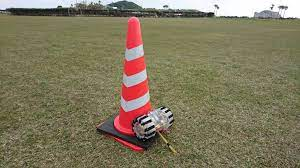
#> input picture red_cone_1.jpeg, 300 x 168 px
$ python -i red_detection.py   (imports and definitions only)
#> lines starting #> are read from the running program, lines starting #| are printed output that depends on the picture; after the words box and inside, x2 and y2 are one past the last pixel; in counts of white or black regions, pixels touching at a corner belong together
#> further down, picture is the input picture: shape (168, 300, 3); mean B, G, R 94.6, 120, 128.5
from matplotlib import image
import numpy as np
import cv2
from time import sleep
from PIL import Image
import matplotlib.pyplot as plt


#実際に用いる関数(sampleimage:取得した画像）
def main(sampleimage):

    Rotation = rot_get(center_get(sampleimage),size_get(sampleimage),4.8,4.5)
    Occupancy = occ_get(sampleimage)

    if Rotation != 'cannot find':
        return [Rotation, Occupancy]

    else:
        return [0,0]


# テスト関数(sampleimage:取得した画像, f_mm:焦点距離[mm], diagonal_mm:対角線[mm])
def test(sampleimage, f_mm, diagonal_mm):

    image_output(red_masks_get(sampleimage),'sample_red.jpg')
    image_output(gray_get(sampleimage),'sample_gray.jpg')
    image_output(binary_get(sampleimage),'sample_binary.jpg')
    center_output(sampleimage, 'sample_center.jpg', center_get(sampleimage))

    print('Size:', size_get(sampleimage))
    print('Occupancy:', occ_get(sampleimage)*100, '%')
    print('Center:',center_get(sampleimage))
    print('Rotation:',rot_get(center_get(sampleimage),size_get(sampleimage),f_mm,diagonal_mm))

# ESP32-CAM: f_mm = 4.8, diagonal_mm = 4.5
# iPhone11: f_mm = 13, diagonal_mm = 7.14


# 画像を出力する関数
def image_output(image_data,image_name):
    img_arrange = cv2.cvtColor(image_data, cv2.COLOR_BGR2RGB)  # グラフにするために形式変換
    plt.imshow(img_arrange)
    plt.savefig(image_name)  # 画像を出力する


# 重心座標と抽出画像を出力する関数
def center_output(sampleimage, image_name, center):
    img_arrange = cv2.cvtColor(red_masks_get(sampleimage), cv2.COLOR_BGR2RGB)  # グラフにするために形式変換
    plt.imshow(img_arrange)  # 画像をグラフに貼り付け

    x,y = center[0],center[1]
    plt.plot(x,y,marker='.')  # 重心座標をグラフに張り付け

    plt.savefig(image_name)  # グラフを表示


# 画像を表示する関数
def image_plot(sampleimage):
    image = cv2.imread(sampleimage)  # 画像を読み込み
    img_arrange = cv2.cvtColor(image, cv2.COLOR_BGR2RGB)  # グラフにするために形式変換
    plt.imshow(img_arrange)  # 画像をグラフに貼り付け
    plt.show()  # グラフを表示


# HSVで特定の色を抽出する関数
def hsvExtraction(image, hsvLower, hsvUpper):
    hsv = cv2.cvtColor(image, cv2.COLOR_BGR2HSV)  # 画像をHSVに変換
#> hsv: shape (168, 300, 3); mean H, S, V 38.2, 74.8, 129.9
    hsv_mask = cv2.inRange(hsv, hsvLower, hsvUpper)  # HSVからマスクを作成
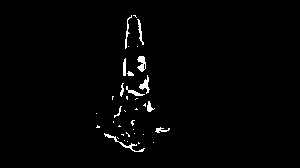
#> hsv_mask: shape (168, 300); 1.5% white in thin lines or dots, all inside (x1, y1, x2, y2) = (96, 15, 170, 152)
    result = cv2.bitwise_and(image, image, mask=hsv_mask)  # 元画像とマスクを合成
    return result


# 抽出画像データを取得する関数
def red_masks_get(sampleimage):

    # HSVでの色抽出
    hsvLower_0 = np.array([0, 60, 50])    # 抽出する色の下限0(赤の抽出のため二つにわけて合成が必要)
    hsvLower_1 = np.array([170, 60, 50])  # 抽出する色の下限1(赤の抽出のため二つにわけて合成が必要)
    hsvUpper_0 = np.array([10, 255, 255])    # 抽出する色の上限0(赤の抽出のため二つにわけて合成が必要)
    hsvUpper_1 = np.array([179, 255, 255])   # 抽出する色の上限1(赤の抽出のため二つにわけて合成が必要)

    hsvResult_0 = hsvExtraction(sampleimage, hsvLower_0, hsvUpper_0)  # 画像0を作成
    hsvResult_1 = hsvExtraction(sampleimage, hsvLower_1, hsvUpper_1)  # 画像1を作成
#> in hsvExtraction (call 2), `hsv_mask = cv2.inRange(hsv, hsvLower, hsvUpper)`:
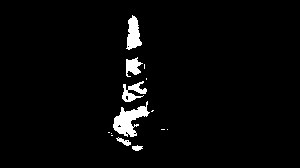
#> hsv_mask: shape (168, 300); 3% white; 14 white regions (8 under 20 px), largest, box (x1, y1, x2, y2) and area: (113, 101, 150, 137) 600, (126, 15, 142, 50) 348, (122, 81, 147, 102) 256, (126, 57, 143, 77) 200, (116, 137, 131, 146) 60, (132, 145, 143, 151) 45
#> in hsvExtraction (call 2), `result = cv2.bitwise_and(image, image, mask=hsv_mask)`:
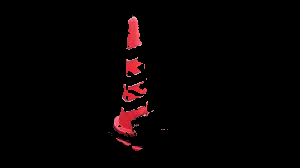
#> result: shape (168, 300, 3); mean B, G, R 2.3, 1.9, 6.2

    hsvResult = hsvResult_0 | hsvResult_1  # 画像を統合

    return hsvResult


# グレースケール画像データを取得する関数
def gray_get(sampleimage):
    img = red_masks_get(sampleimage)
    img_gray = cv2.cvtColor(img, cv2.COLOR_BGR2GRAY)  # グレースケールで画像を読み込み
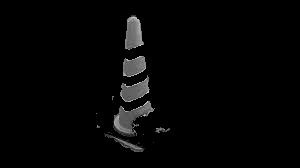
#> img_gray: shape (168, 300); min 0, max 212, mean 4.9
    return img_gray


# 二値画像データを取得する関数
def binary_get(sampleimage):
    ret, img_binary = cv2.threshold(gray_get(sampleimage), 10, 255, cv2.THRESH_BINARY)  # 2値画像に変換
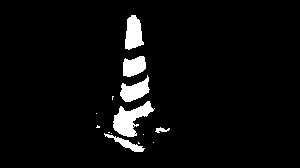
#> img_binary: shape (168, 300); 4.6% white; 14 white regions (8 under 20 px), largest, box (x1, y1, x2, y2) and area: (113, 101, 155, 137) 720, (125, 15, 144, 50) 476, (120, 75, 150, 102) 440, (123, 56, 146, 77) 370, (104, 133, 145, 152) 220, (155, 127, 170, 133) 49
    return img_binary


# 占有率を求める関数
def occ_get(sampleimage):
    pixel_number = np.size(binary_get(sampleimage))  # 全ピクセル数
    pixel_sum = np.sum(binary_get(sampleimage))  # 輝度の合計数
    white_pixel_number = pixel_sum/255  # 白のピクセルの数

    return white_pixel_number / pixel_number  # 占有率を計算


# 重心座標を求める関数
def center_get(sampleimage):
    mu = cv2.moments(binary_get(sampleimage), False)  # 重心関数作成
#> mu = moments, m00 585735, centre m10/m00, m01/m00 = (132.1, 89.73)

    if mu["m00"] != 0:
        x,y= int(mu["m10"]/mu["m00"]) , int(mu["m01"]/mu["m00"])  # 重心座標の作成
#> x = 132; y = 89
        return [x,y]  # 重心座標を返り値に設定

    else:
        return 'cannot find'


# 画像のサイズの取得
def size_get(sampleimage):
    height, width, channel = sampleimage.shape
#> height = 168; width = 300; channel = 3
    return [width,height]


# 回転角を取得(center:重心座標, size:画像サイズ, f_mm:焦点距離[mm], diagonal_mm:撮像素子の対角線[mm])
def rot_get(center, size, f_mm, diagonal_mm):

#> called with f_mm = 4.8, diagonal_mm = 4.5
    if center != 'cannot find':
        width_mm = diagonal_mm * size[0]/np.sqrt(size[0]*size[0] + size[1]*size[1])
#> width_mm = 3.93
        sita_rad = np.arctan((width_mm * (size[0] / 2 - center[0]) / size[0]) / f_mm)  # 回転角θ[rad]を導出
#> sita_rad = 0.049
        sita = 180*sita_rad/np.pi
#> sita = 2.81

        return sita

    else:
        return 'cannot find'


##############################################################################################################

#1.テストをする場合

# 解析したい画像を入力
img = "red_cone_1.jpeg"


# 画像の種類によってmain関数を選択

# [1 line not run here, left out]
#test(img, 4, 7.14)  # iPhone11用

>>> import cv2
>>> picture = cv2.imread('red_cone_1.jpeg')
>>> result = main(picture)
#> in occ_get, `pixel_number = np.size(binary_get(sampleimage))`: pixel_number = 50400
#> in occ_get, `pixel_sum = np.sum(binary_get(sampleimage))`: pixel_sum = 585735
#> in occ_get, `white_pixel_number = pixel_sum/255`: white_pixel_number = 2297
#> in main, `Occupancy = occ_get(sampleimage)`: Occupancy = 0.0456
#> result = [2.81, 0.0456]
